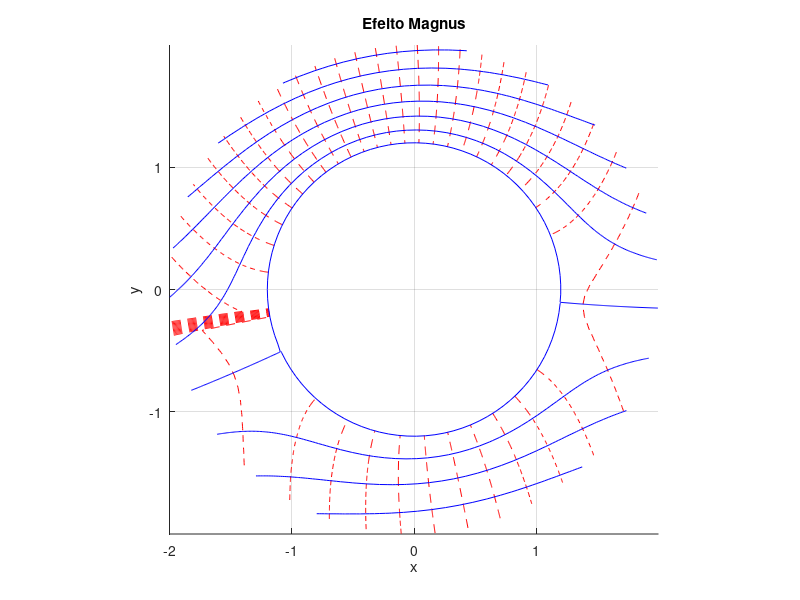
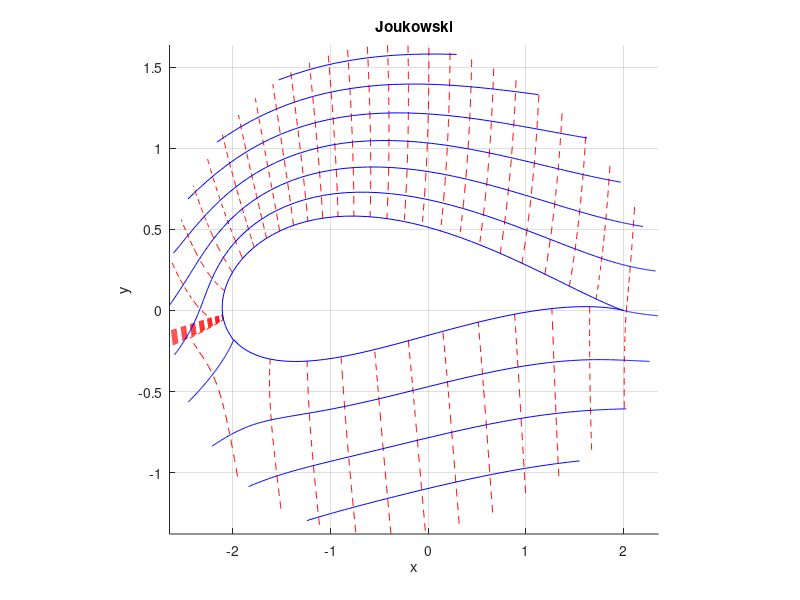

These figures' MATLAB source, in order:
%##################################################
% Matheus José Oliveira dos Santos
% NUSP: 10335826 - PME3557 - Aerodinâmica 2022
% Cilindro com efeito Magnus e aerofólio de Joukowski
%##################################################

clc
clear all
close all

% parâmetros do aerofólio

a=1.2;
alpha = 10;
beta = -5;

% coordenadas
N = 100;
r = linspace(a-0.001,2,N);
theta = linspace(-pi,pi,N);
[R,T] = meshgrid(r,theta);
Z =  R.*exp(1i*T);

X = real(Z);
Y = imag(Z);

% Velocidade no infinito paralelo ao eixo x
U = 1.0;
sig = 30;

% Circulação (condição de Kutta)
G=4*pi*U*a*sin((alpha-beta)/180*pi);

F_uniform = U*exp(-i*alpha/180*pi)*Z;
F_adicional = U*(a^2*exp(i*alpha/180*pi)./Z);
F_vortex = i*(G/(2*pi))*log(Z/(a*exp(i*alpha/180*pi)));

% Potencial complexo
Ft = F_uniform+F_vortex+F_adicional;

Phi = real(Ft);
Psi = imag(Ft);

% Joukowski
shift=a*exp(i*beta/180.*pi)-1;
z=(Z-shift)+1./(Z-shift);

% Coordenadas reais correspondentes
x=real(z);
y=imag(z);

% Plotagem Magnus
figure(1)
hold on
contour(X,Y,Phi,25,'r--');
contour(X,Y,Psi,floor(min(min(Psi))):.25:ceil(max(max(Psi))),'b-');
axis('square');
grid on
xlabel('x');
ylabel('y');
title("Efeito Magnus")

% Plotagem Joukowski
figure(2)
hold on
contour(x,y,Phi,25,'r--')
contour(x,y,Psi,floor(min(min(Psi))):.25:ceil(max(max(Psi))),'b')
axis('square');
grid on
xlabel('x');
ylabel('y');
title('Joukowski');